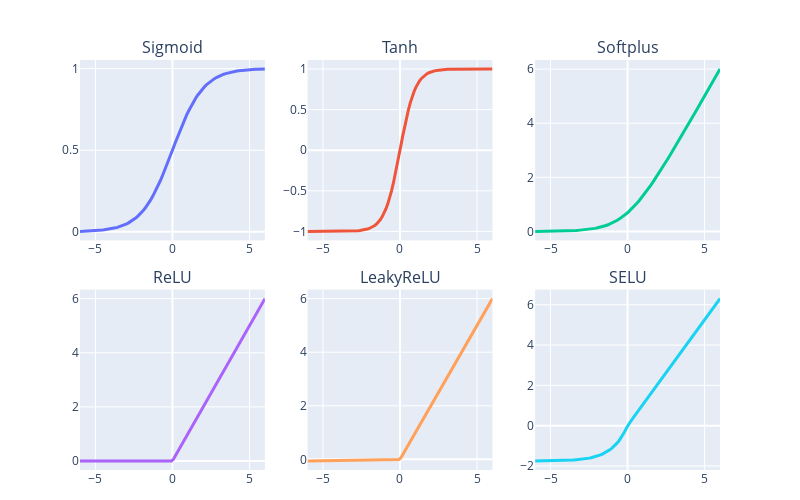

Notebook code for this chart:
### Markdown cell above
As we learned above, activation functions are what allow us to model complex, non-linear functions. There are **many** different activations functions:

### Code cell
functions = [torch.nn.Sigmoid, torch.nn.Tanh, torch.nn.Softplus, torch.nn.ReLU, torch.nn.LeakyReLU, torch.nn.SELU]
plot_activations(torch.linspace(-6, 6, 100), functions)
